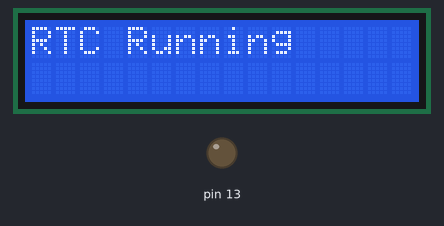
This sketch was run on a simulated Arduino Uno, built with avr-gcc and run on an emulated ATmega328P. Shown: 16×2 character LCD, output pins drawn as LEDs (lit = HIGH). Dashed ring = blinking. The local clock reads 2024-03-15 10:24:30 at power-on unless the sketch sets it.

Above: at 0.1 s.
At 1.42 s:
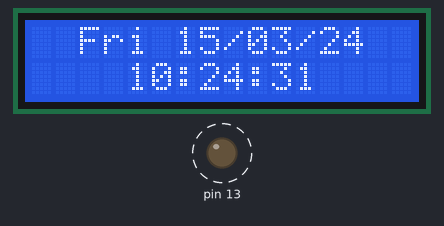
At 20.38 s:
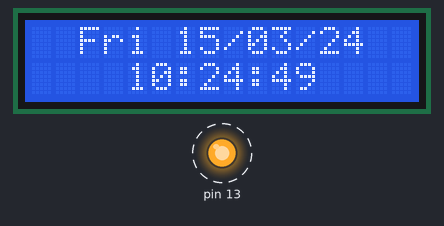
At 39.6 s:
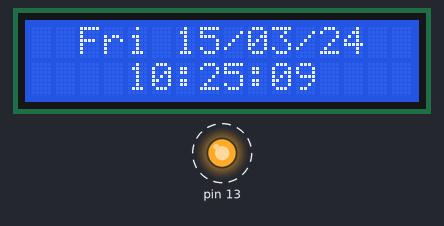
Timing chart, 0 to 40.0 s (numbered marks = the images above):
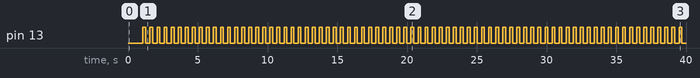

The sketch:

Clock.ino
```cpp
#include <RTClib.h>
#include <LiquidCrystal.h>

#define RTC_ADDR 0x68

uint8_t counter = 0;
int mode_index = 2;

Ds1307SqwPinMode modes[] = { DS1307_OFF, DS1307_ON, DS1307_SquareWave1HZ, DS1307_SquareWave4kHz, DS1307_SquareWave8kHz, DS1307_SquareWave32kHz};
String daysW[7] = {"Sun", "Mon", "Tue", "Wed", "Thu", "Fri", "Sat"};

LiquidCrystal lcd( 12, 11, 5, 4, 3, 2 );
RTC_DS1307 RTC;

void error( String e )
{
  lcd.clear();
  lcd.setCursor(2, 0);
  lcd.print( e );
  while( 1 )
  {
    digitalWrite( 13, 1 );
    delay(200);
    digitalWrite( 13, 0 );
    delay(200);
  }
}

void setup()
{
  pinMode( 13, OUTPUT );
  lcd.begin( 16, 2 );
  lcd.clear();

  if( !RTC.begin() ) error("RTC Init ERROR");
  if( !RTC.isrunning() )
  {
    lcd.setCursor(0, 0);
    lcd.print("RTC NOT Running");
    lcd.setCursor(2, 1);
    lcd.print( "Setting Time" );
    RTC.adjust(DateTime(F(__DATE__), F(__TIME__)));
    delay( 1000 );
  }
  if( !RTC.isrunning() ) error("RTC ERROR");

  lcd.clear();
  lcd.print("RTC Running");
  delay( 1000 );
  lcd.clear();
}

void loop()
{
  digitalWrite( 13, 1 );

  if( counter == 0 )
  {
    counter = 5;
    RTC.writeSqwPinMode( modes[mode_index] );
    mode_index++;
    if( mode_index > 5 ) mode_index = 2;
  }
  counter--;

  delay( 200 );

  DateTime now = RTC.now();

  lcd.setCursor(2, 0);
  lcd.print( daysW[now.dayOfTheWeek()] );
  lcd.print( " " );
  printDec( now.day(), 0 );
  printDec( now.month(), 1 );
  printDec( now.year()-2000, 1 );

  lcd.setCursor( 4, 1 );
  printDec( now.hour(), 0 );
  printDec( now.minute(), 2 );
  printDec( now.second(), 2 );

  digitalWrite( 13, 0 );
  delay( 300 );
}

void printDec( int dec, byte pre )
{
  if     ( pre == 1 ) lcd.print( "/" );
  else if( pre == 2 ) lcd.print( ":" );

  if( dec < 10 ) lcd.print("0");
  lcd.print( dec, DEC );
}
```

Measured:
- by itself, pin 13: alternates HIGH for 0.21 s and LOW for 0.30 s
- what the display in image 1 shows lasts 1.0 s, from 1.3 s to 2.3 s
